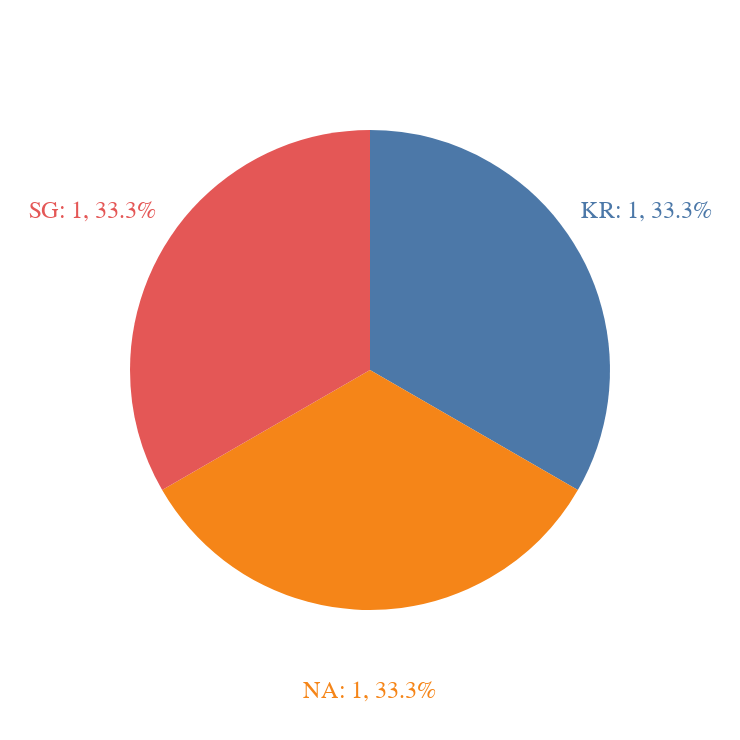

Here is the notebook cell this chart was saved with:
### Code cell
chart

### Figure 1 — Vega-Lite specification as saved in the notebook (floating-point values rounded to 4 significant figures)
{"config": {"axis": {"fontSize": 12, "font": "맑은고딕", "anchor": "start", "fontColor": "#000000"}}, "layer": [{"mark": {"type": "arc", "outerRadius": 120}, "encoding": {"color": {"field": "리전", "legend": null, "type": "nominal"}, "theta": {"field": "합계", "stack": true, "type": "quantitative"}}}, {"mark": {"type": "text", "color": "black", "radius": 160, "size": 12}, "encoding": {"color": {"field": "리전", "legend": null, "type": "nominal"}, "text": {"field": "label", "type": "nominal"}, "theta": {"field": "합계", "stack": true, "type": "quantitative"}}, "transform": [{"calculate": "(((((datum.리전 + ': ') + datum.합계) + ', ') + datum.비중) + '%')", "as": "label"}]}], "data": {"name": "data-ccec475612f9d89f27db0fa432881d7e"}, "height": 360, "width": 360, "$schema": "https://vega.github.io/schema/vega-lite/v4.17.0.json", "datasets": {"data-ccec475612f9d89f27db0fa432881d7e": [{"리전": "KR", "합계": 1, "비중": 33.3}, {"리전": "NA", "합계": 1, "비중": 33.3}, {"리전": "SG", "합계": 1, "비중": 33.3}]}}
